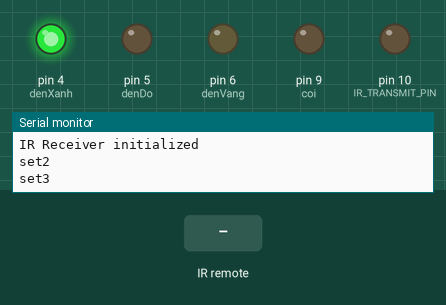
A sketch run on a simulated Arduino Uno, built with avr-gcc and run on an emulated ATmega328P. Parts: output pins drawn as LEDs (lit = HIGH), the last lines printed to the serial monitor. Dashed ring = blinking. The test bench sets the inputs (shaded band).

Above: at 1.4 s.
1.5 s: infrared code 0x1DD6E received
At 1.6 s:
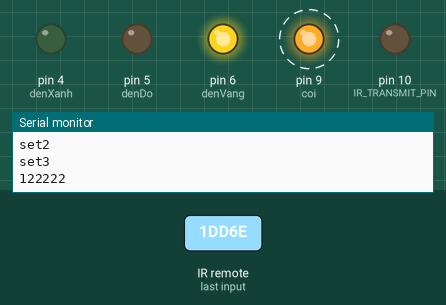
3.8 s: infrared code 0x3BADC received
At 5.2 s:
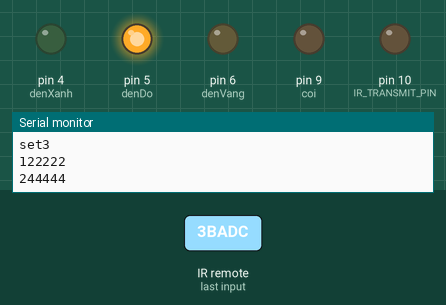
6.3 s: infrared code 0x2343C received
At 7.2 s:
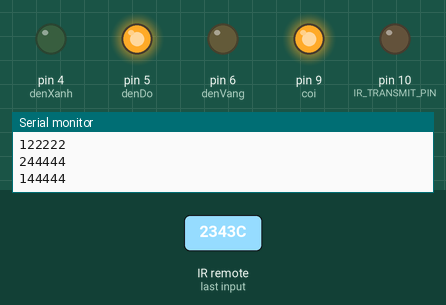
Timing chart, 0 to 11.4 s (numbered marks = the images above; inputs shaded):
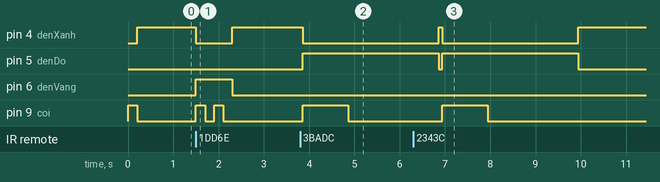

The sketch:

uno_xe.ino
```cpp
/**
*thu tín hiệu khi sắp có đèn đỏ,có xe từ hướng khác đến
*phát tín hiệu khi đến giao lộ // phát mã là biển số xe
*/

#include <IRremote.h>

const int bienSoXe = 6868;

unsigned long lastTime = millis();
unsigned long lastTime2 = millis();
unsigned long timeCoiChoDenDo = millis();
unsigned long timeCoiChoXeDiQua = millis();

const int IR_RECEIVE_PIN = 2;    // Pin used to connect the IR receiver module (IR1838)
const int IR_TRANSMIT_PIN = 10;   // Pin used to connect the IR LED for transmission
const int coi =9;
const int denXanh=4;
const int denDo=5;
const int denVang=6;

bool checkCoi=0;

IRrecv irrecv(IR_RECEIVE_PIN);
IRsend irsend(IR_TRANSMIT_PIN);  // Create an IRsend object for IR transmission
decode_results results;

void setup()
{
  Serial.begin(9600);
  Serial.println("set");
  irrecv.enableIRIn();// Bắt đầu nhận tín hiệu hồng ngoại
  Serial.println("IR Receiver initialized");
  Serial.println("set2");
  pinMode(IR_TRANSMIT_PIN, OUTPUT);
Serial.println("set3");
  pinMode(coi, OUTPUT);
  pinMode(denDo, OUTPUT);
  pinMode(denXanh, OUTPUT);
  pinMode(denVang, OUTPUT);

  digitalWrite(coi, HIGH);
  digitalWrite(denXanh, LOW);
  digitalWrite(denDo, LOW);
  digitalWrite(denVang, LOW);

  delay(200);

  digitalWrite(coi, LOW);
  digitalWrite(denXanh, HIGH);
}
void xuLiTinHieuNhan(unsigned long value){
//có xe
  if (value==122222||value==222222)
  {
      digitalWrite(denDo, 0);
      digitalWrite(denXanh, 0);
      digitalWrite(denVang, 1);
      digitalWrite(coi,1);
      delay(200);
      digitalWrite(coi,0);
      delay(200);
      digitalWrite(coi,1);
      delay(200);
      digitalWrite(coi,0);
      delay(200);
      digitalWrite(denDo, 0);
      digitalWrite(denXanh, 1);
      digitalWrite(denVang, 0);
  }
  else if ((value==244444||value==144444))
    {
      if (millis()-timeCoiChoDenDo>300)//&&checkCoi==0)
      {
        //
      digitalWrite(denDo, 1);
      digitalWrite(denXanh, 0);
      digitalWrite(denVang, 0);
        timeCoiChoDenDo=millis();
        digitalWrite(coi, 1);
        checkCoi=1;
        delay(1000);
        digitalWrite(coi,0);timeCoiChoDenDo=millis();
        delay(2000);
        digitalWrite(denDo, 0);
    digitalWrite(denXanh, 1);
    digitalWrite(denVang, 0);
      }


    } else
  {
    delay(100);
  }
  // if (millis()-timeCoiChoDenDo>1000&&checkCoi==1)
  //     {
  //       // lastTime=millis();
  //       digitalWrite(coi,0);timeCoiChoDenDo=millis();
  //        digitalWrite(denDo, 0);
  //   digitalWrite(denXanh, 1);
  //   digitalWrite(denVang, 0);
  //     }

}
void loop()
{
  delay(10);
  if (irrecv.decode(&results))
  {
    unsigned long value = results.value;
    // Serial.println(value, DEC);
    Serial.println(value);
    xuLiTinHieuNhan(value);
    irrecv.resume();
  }

  if (millis() - lastTime > 300)
  {
  irsend.sendSony(bienSoXe, 20);
  lastTime=millis();
  }
}
```

Measured:
- after the input at 1.5 s, pin 4 (denXanh): HIGH → LOW at once, → HIGH 0.80 s later; pin 6 (denVang): LOW → HIGH at once, → LOW 0.80 s later; pin 9 (coi): alternates HIGH for 0.20 s and LOW for 0.20 s, 4 changes in all, then stays LOW, starting at once
- after the input at 3.8 s, pin 4 (denXanh): HIGH → LOW after 0.06 s; pin 5 (denDo): LOW → HIGH after 0.06 s; pin 9 (coi): LOW → HIGH after 0.06 s, → LOW 1.0 s later
- after the input at 6.3 s, pin 9 (coi): LOW → HIGH after 0.64 s, → LOW 1.0 s later
